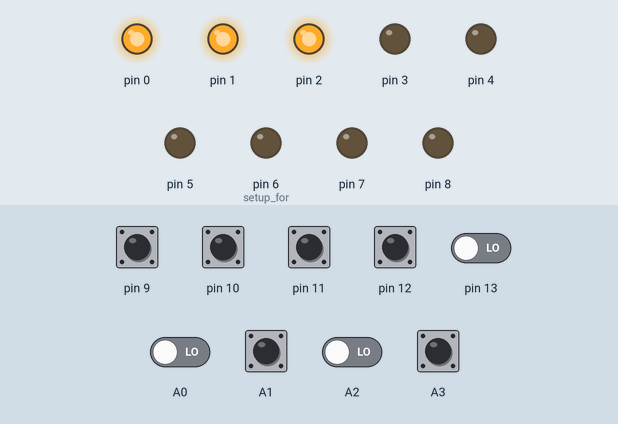
Bench run of a sketch on a simulated Arduino Uno, built with avr-gcc and run on an emulated ATmega328P. On the bench: output pins drawn as LEDs (lit = HIGH). Dashed ring = blinking. The test bench sets the inputs (shaded band); at power-on: A0–3, pin 9–13 LOW.

Above: at 1.2 s.
1.3 s: pin 9 pulled HIGH for 0.15 s
At 2.1 s:
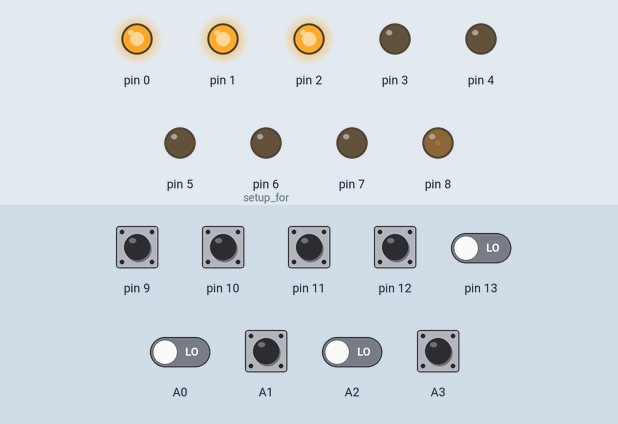
4.3 s: pin 12 pulled HIGH for 0.15 s
At 4.57 s:
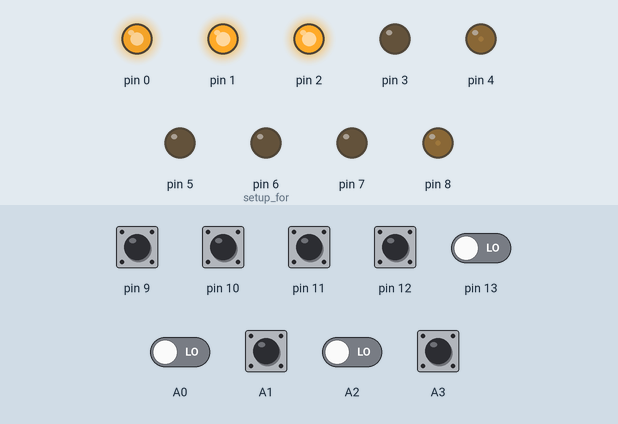
7.3 s: pin 10 pulled HIGH for 0.15 s
At 7.63 s:
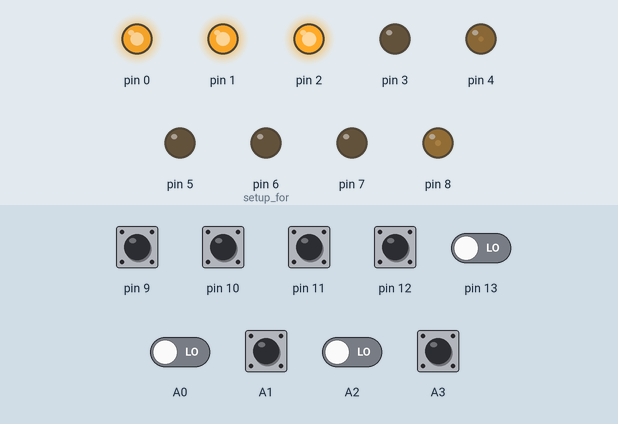
10.3 s: pin 11 pulled HIGH for 0.15 s
At 11.03 s:
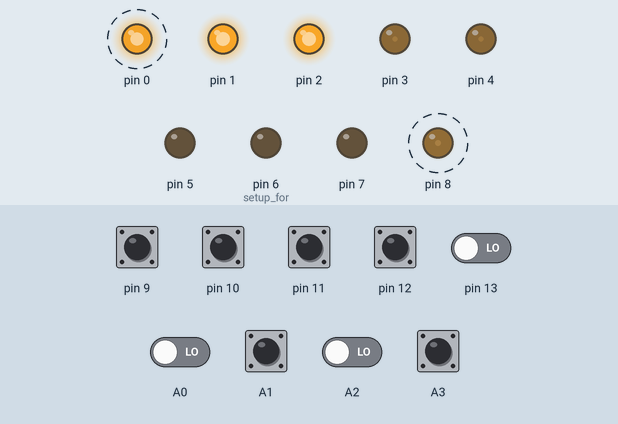
13.3 s: A3 pulled HIGH for 0.15 s
At 13.85 s:
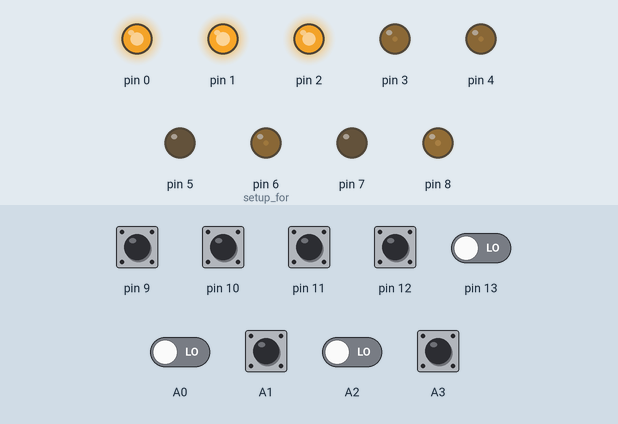
16.3 s: A1 pulled HIGH for 0.15 s
At 16.59 s:
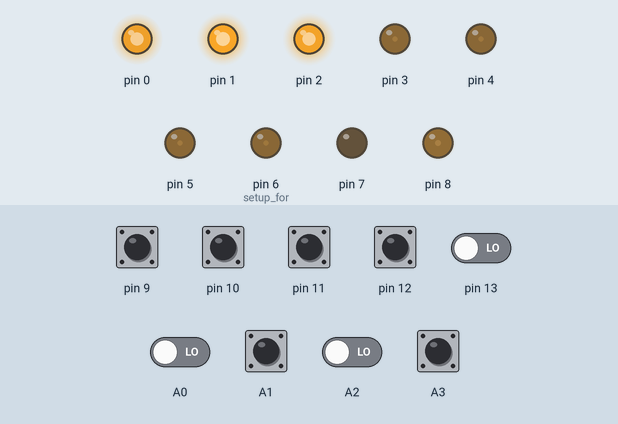
Timing chart, 0 to 20.3 s (numbered marks = the images above; inputs shaded):
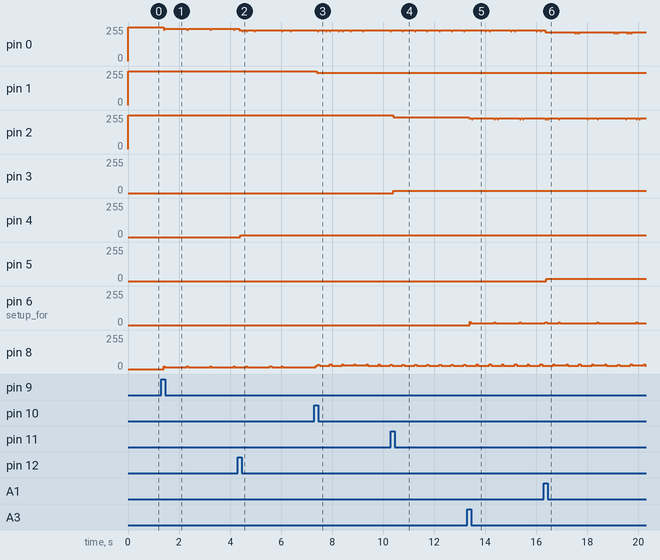

Measured:
- after the input at 1.3 s, pin 0: 255/255 → 242/255 after 0.09 s; pin 8: 0/255 → 13/255 after 0.09 s
- after the input at 4.3 s, pin 4: 0/255 → 14/255 after 0.09 s
- after the input at 7.3 s, pin 1: 255/255 → 241/255 after 0.09 s
- after the input at 10.3 s, pin 2: 255/255 → 239/255 after 0.09 s; pin 3: 0/255 → 16/255 after 0.09 s
- after the input at 13.3 s, pin 2: 239/255 → 229/255 after 0.05 s, then repeats every 1.0 s: 223/255 0.04 s, 229/255 0.84 s, 223/255 0.04 s, 229/255 0.08 s; pin 6 (setup_for): 0/255 → 13/255 after 0.09 s
- after the input at 16.3 s, pin 5: 0/255 → 16/255 after 0.09 s

The sketch:

tic_tac_toe1.ino
```cpp
int flag=0;
int count=0;
int a[]={0,0,0,0,0,0,0,0,0};
int b[]={0,0,0,0,0,0,0,0,0};
void setup()
{
  pinMode(0, OUTPUT);
  pinMode(1, OUTPUT);
  pinMode(2, OUTPUT);
  pinMode(3, OUTPUT);
  pinMode(4, OUTPUT);
  pinMode(5, OUTPUT);
  pinMode(6, OUTPUT);		//setup for
  pinMode(7, OUTPUT);
  pinMode(8, OUTPUT);
  pinMode(9, INPUT);
  pinMode(10,INPUT);
  pinMode(11,INPUT);
  pinMode(12,INPUT);
  pinMode(13,INPUT);
  pinMode(A0,INPUT);
  pinMode(A1,INPUT);
  pinMode(A2,INPUT);
  pinMode(A3,INPUT);
}

void loop()
{
  digitalWrite(0,HIGH);
  digitalWrite(1,HIGH);
  digitalWrite(2,HIGH);
  delay(1);
  button(a,b);
  ticr(a);
  ticb(b);
}

void button(int a[],int b[]){

    if(a[0]==0 & b[0]==0){
    int read=digitalRead(9);
    if(read==1 && flag==1){
      a[0]=1;
      flag=0;
      count++;
    }else if(read==1 && flag==0){
      b[0]=1;
      flag=1;
      count++;
    }
  }

    if(a[1]==0 && b[1]==0){
    int read1=digitalRead(10);
    if(read1==1 && flag==1){
      a[1]=1;
      flag=0;
      count++;
    }else if(read1==1 && flag==0){
      b[1]=1;
      flag=1;
      count++;
    }
  }
    if(a[2]==0 && b[2]==0){
    int read2=digitalRead(11);
    if(read2==1 && flag==1){
      a[2]=1;
      flag=0;
      count++;
    }else if(read2==1 && flag==0){
      b[2]=1;
      flag=1;
      count++;
    }
  }
  if(a[3]==0 && b[3]==0){
    int read=digitalRead(12);
    if(read==1 && flag==1){
      a[3]=1;
      flag=0;
      count++;
    }else if(read==1 && flag==0){
      b[3]=1;
      flag=1;
      count++;
    }
  }

  if(a[4]==0 && b[4]==0){
    int read3=digitalRead(13);
    if(read3==1 && flag==1){
      a[4]=1;
      flag=0;
      count++;
    }else if(read3==1 && flag==0){
      b[4]=1;
      flag=1;
      count++;
    }
  }
  if(a[5]==0 && b[5]==0){
    int read=digitalRead(A0);
    if(read==1 && flag==1){
      a[5]=1;
      flag=0;
      count++;
    }else if(read==1 && flag==0){
      b[5]=1;
      flag=1;
      count++;
    }
  }
  if(a[6]==0 && b[6]==0){
    int read4=digitalRead(A1);
    if(read4==1 && flag==1){
      a[6]=1;
      flag=0;
      count++;
    }else if(read4==1 && flag==0){
      b[6]=1;
      flag=1;
      count++;
    }
  }
   if(a[7]==0 && b[7]==0){
    int read4=digitalRead(A2);
    if(read4==1 && flag==1){
      a[7]=1;
      flag=0;
      count++;
    }else if(read4==1 && flag==0){
      b[7]=1;
      flag=1;
      count++;
    }
  }
   if(a[8]==0 && b[8]==0){
    int read4=digitalRead(A3);
    if(read4==1 && flag==1){
      a[8]=1;
      flag=0;
      count++;
    }else if(read4==1 && flag==0){
      b[8]=1;
      flag=1;
      count++;
    }
  }

  if(count>4){
        if(check(a)==1){
          digitalWrite(0,LOW);
  		  digitalWrite(1,LOW);
 		  digitalWrite(2,LOW);
          digitalWrite(3,HIGH);
  		  digitalWrite(4,HIGH);
 		  digitalWrite(5,HIGH);
          delay(5000);
          for(int i=0; i<9;i++)
          {
            a[i]=0; b[i]=0;
          }
          digitalWrite(0,HIGH);
  		  digitalWrite(1,HIGH);
 		  digitalWrite(2,HIGH);
          digitalWrite(3,LOW);
  		  digitalWrite(4,LOW);
 		  digitalWrite(5,LOW);

        }
    if(check(b)==1){
          digitalWrite(0,LOW);
  		  digitalWrite(1,LOW);
 		  digitalWrite(2,LOW);
          digitalWrite(6,HIGH);
  		  digitalWrite(7,HIGH);
 		  digitalWrite(8,HIGH);
          delay(5000);
          for(int i=0; i<9;i++)
          {
            a[i]=0; b[i]=0;
          }
          digitalWrite(0,HIGH);
  		  digitalWrite(1,HIGH);
 		  digitalWrite(2,HIGH);
          digitalWrite(6,LOW);
  		  digitalWrite(7,LOW);
 		  digitalWrite(8,LOW);
        }
  }
}

void ticr(int a[]){

  if(a[0]==1){
  	digitalWrite(3, HIGH);
  	digitalWrite(0,LOW);
  }
  delay(1);
  if(a[0]==1){
  	digitalWrite(3, LOW);
    digitalWrite(0,HIGH);
  }
  if(a[1]==1){
  	digitalWrite(3, HIGH);
  	digitalWrite(1,LOW);
  }

  delay(1);
  if(a[1]==1){
  	digitalWrite(3, LOW);
  	digitalWrite(1,HIGH);
  }
  if(a[2]==1){
  	digitalWrite(3, HIGH);
  	digitalWrite(2,LOW);
  }

  delay(1);
  if(a[2]==1){
  	digitalWrite(3, LOW);
  	digitalWrite(2,HIGH);
  }
  if(a[3]==1){
  	digitalWrite(4, HIGH);
  	digitalWrite(0,LOW);
  }
  delay(1);
  if(a[3]==1){
  	digitalWrite(4, LOW);
  	digitalWrite(0,HIGH);
  }
  if(a[4]==1){
  	digitalWrite(4, HIGH);
  	digitalWrite(1,LOW);
  }

  delay(1);
  if(a[4]==1){
  	digitalWrite(4, LOW);
  	digitalWrite(1,HIGH);
  }
  if(a[5]==1){
  	digitalWrite(4, HIGH);
  	digitalWrite(2,LOW);
  }


  delay(1);
  if(a[5]==1){
  	digitalWrite(4, LOW);
  	digitalWrite(2,HIGH);
  }

  if(a[6]==1){
  	digitalWrite(5, HIGH);
  	digitalWrite(0,LOW);
  }

  delay(1);
  if(a[6]==1){
  	digitalWrite(5, LOW);
  	digitalWrite(0,HIGH);
  }
  if(a[7]==1){
  	digitalWrite(5, HIGH);
  	digitalWrite(1,LOW);
  }

  delay(1);
  if(a[7]==1){
  	digitalWrite(5, LOW);
  	digitalWrite(1,HIGH);
  }
  if(a[8]==1){
  	digitalWrite(5, HIGH);
  	digitalWrite(2,LOW);
  }
  delay(1);
   if(a[8]==1){
    digitalWrite(5, LOW);
 	digitalWrite(2,HIGH);
  }
}
void ticb(int b[]){

  if(b[0]==1){
  	digitalWrite(8, HIGH);
  	digitalWrite(0,LOW);
  }
  delay(1);
  if(b[0]==1){
  	digitalWrite(8, LOW);
    digitalWrite(0,HIGH);
  }
  if(b[1]==1){
  	digitalWrite(8, HIGH);
  	digitalWrite(1,LOW);
  }

  delay(1);
  if(b[1]==1){
  	digitalWrite(8, LOW);
  	digitalWrite(1,HIGH);
  }
  if(b[2]==1){
  	digitalWrite(8, HIGH);
  	digitalWrite(2,LOW);
  }

  delay(1);
  if(b[2]==1){
  	digitalWrite(8, LOW);
  	digitalWrite(2,HIGH);
  }
  if(b[3]==1){
  	digitalWrite(7, HIGH);
  	digitalWrite(0,LOW);
  }
  delay(1);
  if(b[3]==1){
  	digitalWrite(7, LOW);
  	digitalWrite(0,HIGH);
  }
  if(b[4]==1){
  	digitalWrite(7, HIGH);
  	digitalWrite(1,LOW);
  }

  delay(1);
  if(b[4]==1){
  	digitalWrite(7, LOW);
  	digitalWrite(1,HIGH);
  }
  if(b[5]==1){
  	digitalWrite(7, HIGH);
  	digitalWrite(2,LOW);
  }

  delay(1);
  if(b[5]==1){
  	digitalWrite(7, LOW);
  	digitalWrite(2,HIGH);
  }

  if(b[6]==1){
  	digitalWrite(6, HIGH);
  	digitalWrite(0,LOW);
  }

  delay(1);
  if(b[6]==1){
  	digitalWrite(6, LOW);
  	digitalWrite(0,HIGH);
  }
  if(b[7]==1){
  	digitalWrite(6, HIGH);
  	digitalWrite(1,LOW);
  }

  delay(1);
  if(b[7]==1){
  	digitalWrite(6, LOW);
  	digitalWrite(1,HIGH);
  }
  if(b[8]==1){
  	digitalWrite(6, HIGH);
  	digitalWrite(2,LOW);
  }

  delay(1);
  if(b[8]==1){
  	digitalWrite(6, LOW);
  	digitalWrite(2,HIGH);
  }
}
int check(int a[]){
  if(a[0]+a[1]+a[2]==3) return 1;
  else if(a[3]+a[4]+a[5]==3) return 1;
  else if(a[6]+a[7]+a[8]==3) return 1;
  else if(a[0]+a[3]+a[6]==3) return 1;
  else if(a[1]+a[4]+a[7]==3) return 1;
  else if(a[2]+a[5]+a[8]==3) return 1;
  else if(a[0]+a[4]+a[8]==3) return 1;
  else if(a[2]+a[4]+a[6]==3) return 1;
  else{
    return 0;
  }
}
```
